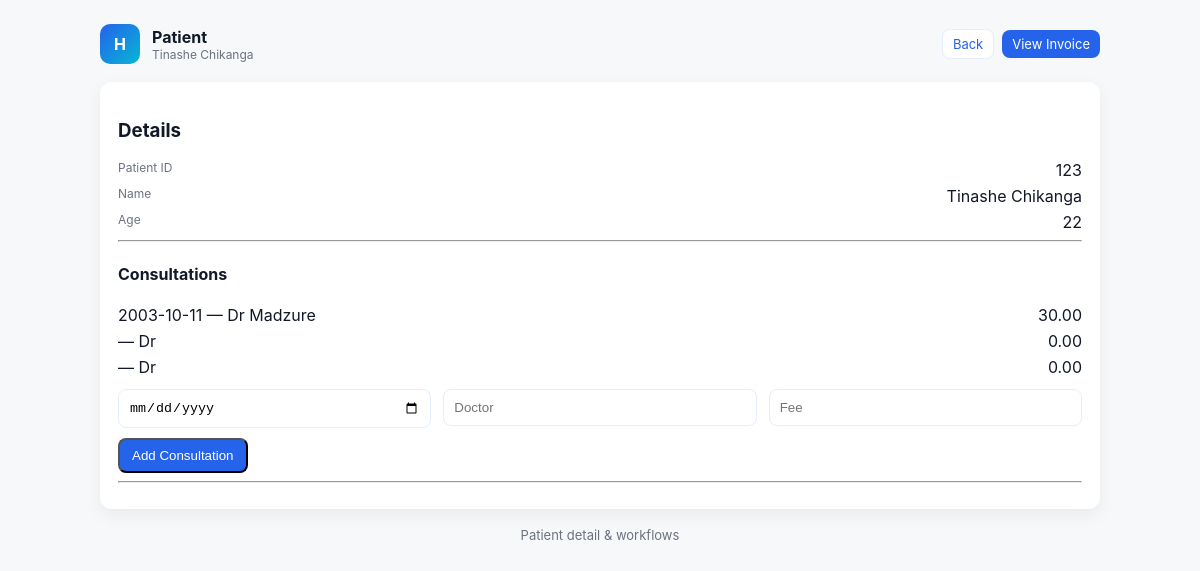
Screenshot of /patient.php?id=123 (signed in) with the database file from the repository.
### tables this page shows
CREATE TABLE patients (
    id INTEGER PRIMARY KEY AUTOINCREMENT,
    patient_id TEXT UNIQUE NOT NULL,
    name TEXT NOT NULL,
    age INTEGER NOT NULL,
    type TEXT NOT NULL, -- outpatient, inpatient, daycase
    admission_date TEXT NULL,
    discharge_date TEXT NULL,
    ward_number INTEGER NULL,
    daily_bed_charge REAL NULL,
    procedure_name TEXT NULL,
    theatre_fee REAL NULL
);

CREATE TABLE consultations (
    id INTEGER PRIMARY KEY AUTOINCREMENT,
    patient_id TEXT NOT NULL,
    date TEXT NOT NULL,
    doctor TEXT NOT NULL,
    fee REAL NOT NULL,
    FOREIGN KEY(patient_id) REFERENCES patients(patient_id) ON DELETE CASCADE
);

### src/DB.php (called while the page is built, shortened)
<?php
class DB
{
    private static ?\PDO $pdo = null;
    private static string $path;
    public static function getPath(): string
    {
        if (!isset(self::$path)) {
            self::$path = __DIR__ . '/../data/hospital.db';
        }
        return self::$path;
    }
    public static function getPDO(): \PDO
    {
        if (self::$pdo === null) {
            $dsn = 'sqlite:' . self::getPath();
            self::$pdo = new \PDO($dsn);
            self::$pdo->setAttribute(\PDO::ATTR_ERRMODE, \PDO::ERRMODE_EXCEPTION);
        }
        return self::$pdo;
    }
}

### public/bootstrap.php (called while the page is built, shortened)
<?php
require_once __DIR__ . '/../src/DB.php';
require_once __DIR__ . '/../src/Consultation.php';
require_once __DIR__ . '/../src/Patient.php';
$repo = new PatientRepository();

### src/Repositories/PatientRepository.php (called while the page is built, shortened)
<?php
class PatientRepository
{
    private \PDO $pdo;
    public function __construct()
    {
        $this->pdo = DB::getPDO();
    }
    public function getByPatientId(string $patientId): ?Patient
    {
        $stmt = $this->pdo->prepare('SELECT * FROM patients WHERE patient_id = :pid');
        $stmt->execute([':pid' => $patientId]);
        $row = $stmt->fetch(\PDO::FETCH_ASSOC);
        return $this->rowToPatient($row);
    }
    private function rowToPatient(array $r): Patient
    {
        $type = $r['type'] ?? 'outpatient';
        if ($type === 'inpatient') {
            $p = new Inpatient($r['patient_id'], $r['name'], (int)$r['age'], $r['admission_date'] ?? date('Y-m-d'), (int)($r['ward_number'] ?? 0), (float)($r['daily_bed_charge'] ?? 0.0));
            if (!empty($r['discharge_date'])) $p->discharge($r['discharge_date']);
        } elseif ($type === 'daycase') {
            $p = new DaycasePatient($r['patient_id'], $r['name'], (int)$r['age'], $r['admission_date'] ?? date('Y-m-d'), (int)($r['ward_number'] ?? 0), $r['procedure_name'] ?? '', (float)($r['theatre_fee'] ?? 0.0));
        } else {
            $p = new Outpatient($r['patient_id'], $r['name'], (int)$r['age']);
        }
        $stmt = $this->pdo->prepare('SELECT * FROM consultations WHERE patient_id = :pid ORDER BY id');
        $stmt->execute([':pid' => $r['patient_id']]);
        $cons = $stmt->fetchAll(\PDO::FETCH_ASSOC);
        foreach ($cons as $c) {
            $p->addConsultation(new Consultation($c['date'], $c['doctor'], (float)$c['fee']));
        }
        $stmt = $this->pdo->prepare('SELECT * FROM procedures WHERE patient_id = :pid ORDER BY id');
        $stmt->execute([':pid' => $r['patient_id']]);
        $procs = $stmt->fetchAll(\PDO::FETCH_ASSOC);
        return $p;
    }
}

### src/Patient.php (called while the page is built, shortened)
<?php
abstract class Patient
{
    protected string $patientId;
    protected string $name;
    protected int $age;
    protected array $consultations = [];
    public function __construct(string $patientId, string $name, int $age)
    {
        $this->patientId = $patientId;
        $this->name = $name;
        $this->age = $age;
    }
    public function getPatientId(): string
    {
        return $this->patientId;
    }
    public function getName(): string
    {
        return $this->name;
    }
    public function getAge(): int
    {
        return $this->age;
    }
    public function addConsultation(Consultation $c): void
    {
        $this->consultations[] = $c;
    }
    public function getConsultations(): array
    {
        return $this->consultations;
    }
}

### src/Consultation.php (called while the page is built, shortened)
<?php
class Consultation
{
    private string $date;
    private string $doctor;
    private float $fee;
    public function __construct(string $date, string $doctor, float $fee)
    {
        $this->date = $date;
        $this->doctor = $doctor;
        $this->fee = $fee;
    }
    public function getDate(): string
    {
        return $this->date;
    }
    public function getDoctor(): string
    {
        return $this->doctor;
    }
    public function getFee(): float
    {
        return $this->fee;
    }
}

### public/patient.php (the view, shortened to what this page needs)
<?php
require_once __DIR__ . '/bootstrap.php';
$id = $_GET['id'] ?? null;
$p = $repo->getByPatientId($id);
?><!doctype html>
<html>
<head>
  <link rel="stylesheet" href="assets/style.css">
</head>
<body>
<div class="container">
  <div class="header">
    <div class="brand"><div class="logo">H</div><div><div style="font-weight:700">Patient</div><div class="small"><?php echo htmlspecialchars($p->getName()); ?></div></div></div>
    <div class="controls"><a class="btn secondary" href="index.php">Back</a> <a class="btn" href="view_invoice.php?id=<?php echo urlencode($p->getPatientId()); ?>">View Invoice</a></div>
  </div>
  <div class="card">
    <h3>Details</h3>
    <div class="kv"><div class="small">Patient ID</div><div><?php echo htmlspecialchars($p->getPatientId()); ?></div></div>
    <div class="kv"><div class="small">Name</div><div><?php echo htmlspecialchars($p->getName()); ?></div></div>
    <div class="kv"><div class="small">Age</div><div><?php echo htmlspecialchars($p->getAge()); ?></div></div>
    <hr>
    <h4>Consultations</h4>
    <?php if (count($p->getConsultations())===0): ?>
      <div class="small">No consultations</div>
    <?php else: ?>
      <?php foreach ($p->getConsultations() as $c): ?>
        <div class="kv"><div><?php echo htmlspecialchars($c->getDate()); ?> — Dr <?php echo htmlspecialchars($c->getDoctor()); ?></div><div><?php echo number_format($c->getFee(),2); ?></div></div>
      <?php endforeach; ?>
    <?php endif; ?>
    <form method="post" style="margin-top:12px">
      <div class="form-row">
        <div class="field"><input name="consult_date" type="date" class="input"></div>
        <div class="field"><input name="consult_doctor" placeholder="Doctor" class="input"></div>
        <div class="field"><input name="consult_fee" placeholder="Fee" type="number" step="0.01" class="input"></div>
      </div>
      <div style="margin-top:8px"><button class="btn" type="submit">Add Consultation</button></div>
    </form>
    <hr>
  </div>
  <div class="footer">Patient detail & workflows</div>
</div>
</body>
</html>

### public/assets/style.css (style rules this page uses)
:root { --bg:#f6f8fa; --card:#ffffff; --muted:#6b7280; --accent:#2563eb; --accent-2:#06b6d4; --success:#16a34a; --danger:#dc2626; }
* { box-sizing:border-box }
body { font-family:Inter,ui-sans-serif,system-ui,-apple-system,'Segoe UI',Roboto,'Helvetica Neue',Arial; background:var(--bg); color:#111827; margin:0; padding:24px }
.container { max-width:1000px; margin:0 auto }
.header { display:flex;align-items:center;justify-content:space-between;margin-bottom:18px }
.brand { display:flex;align-items:center;gap:12px }
.logo { width:48px;height:48px;background:linear-gradient(135deg,var(--accent),var(--accent-2));border-radius:10px;display:flex;align-items:center;justify-content:center;color:#fff;font-weight:700 }
.card { background:var(--card);border-radius:12px;padding:18px;box-shadow:0 6px 18px rgba(15,23,42,0.06) }
.controls { display:flex;gap:8px }
.header .controls { display:flex;gap:8px;flex-wrap:wrap;align-items:center }
.header .controls .btn { padding:6px 10px;font-size:13px;border-radius:8px }
.header .controls .btn.secondary { padding:6px 10px;background:#fff;color:var(--accent);border:1px solid #e6eefc }
.header .brand .logo { width:40px;height:40px }
.btn { background:var(--accent);color:#fff;padding:8px 12px;border-radius:8px;text-decoration:none;display:inline-block }
.btn.secondary { background:#fff;color:var(--accent);border:1px solid #e6eefc }
.form-row { display:flex;gap:12px;margin-bottom:10px }
.form-row .field { flex:1 }
.input, textarea, select { width:100%;padding:10px;border:1px solid #e6eefc;border-radius:8px }
.small { font-size:12px;color:var(--muted) }
.kv { display:flex;justify-content:space-between;margin:6px 0 }
.footer { margin-top:18px;text-align:center;color:var(--muted);font-size:13px }

### rows the page displays
patients: name "Tinashe Chikanga", patient "123", age "22"
consultations: date "2003-10-11", doctor "Madzure", fee "30.00"
consultations: fee "0.00"
consultations: fee "0.00"
